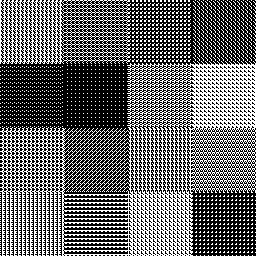
#> input picture scamp_python_module/conv0.bmp, 256 x 256 px, given in place of 1.bmp, which was not available
$ python depth_estimation.py
#> lines starting #> are read from the running program, lines starting #| are printed output that depends on the picture; pictures that were not available may be replaced by others from this repository, and a replacement may not be noted
# Created by Yanan Liu on 10:57 03/01/2024
# Location: Your Location
# Log: Your Log Information
# Version: Your Version Information


from PIL import Image
import os

# 定义颜色映射
colors = [(255, 0, 0), (0, 255, 0), (0, 0, 255), (255, 255, 0), (255, 0, 255), (0, 255, 255), (128, 128, 128), (0, 0, 0)]

# 设置图像尺寸和文件夹路径
width, height = 256, 256
folder_path = r'D:\PPA\Scamp5d_Download\scamp5d_host_1_7_0\scamp5d_host\bin\depth'

# 创建一个新的空白图像
combined_image = Image.new("RGB", (width, height), "white")
#> combined_image: PIL image 256x256 RGB; every value is 255
def set_border_black(image):
    """ 将图像边缘像素设置为黑色 """
    width, height = image.size
    for x in range(width):
        image.putpixel((x, 0), 0)         # 上边界
        image.putpixel((x, height - 1), 0) # 下边界
    for y in range(height):
        image.putpixel((0, y), 0)         # 左边界
        image.putpixel((width - 1, y), 0) # 右边界
    return image


# 遍历每个图像文件
for i in range(1, 9):
    image_path = os.path.join(folder_path, f"{i}.bmp")
    image = Image.open(image_path).convert('L')
#> image is the input picture: PIL image 256x256 L; 41% white in thin lines or dots
    image = set_border_black(image)
#> after the loop in set_border_black, `for x in range(width):`:
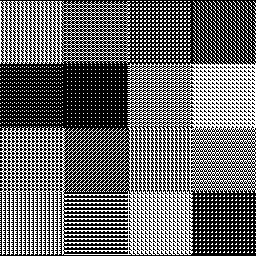
#> image: PIL image 256x256 L; 40.6% white in thin lines or dots
#> after the loop in set_border_black, `for y in range(height):`:
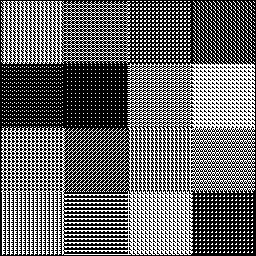
#> image: PIL image 256x256 L; 40.2% white in thin lines or dots

    # 将当前图像的边缘叠加到combined_image上
    for x in range(width):
        for y in range(height):
            # 如果当前像素是边缘（非白色），使用对应的颜色
            # print(image.getpixel((x, y)))
            if image.getpixel((x, y)) == 255:
                combined_image.putpixel((x, y), colors[i-1])
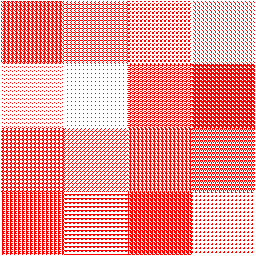
#> combined_image: PIL image 256x256 RGB; mean R, G, B 255, 152.5, 152.5
#> pass 2 of the loop `for i in range(1, 9):`:
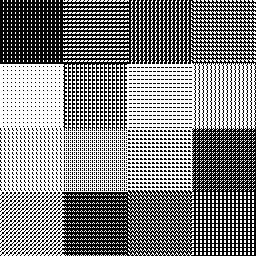
#> input picture scamp_python_module/conv1.bmp, 256 x 256 px, given in place of 2.bmp, which was not available
#> image is the input picture: PIL image 256x256 L; 51.6% white; black in thin lines or dots
#> after the loop in set_border_black (call 2), `for y in range(height):`:
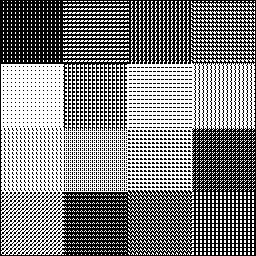
#> image: PIL image 256x256 L; 50.9% white; black in thin lines or dots
#> after the loop `for x in range(width):`:
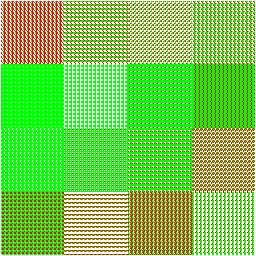
#> combined_image: PIL image 256x256 RGB; mean R, G, B 125.1, 206.5, 76.6
#> (the run stopped early here; a loop or call above may not have finished)
